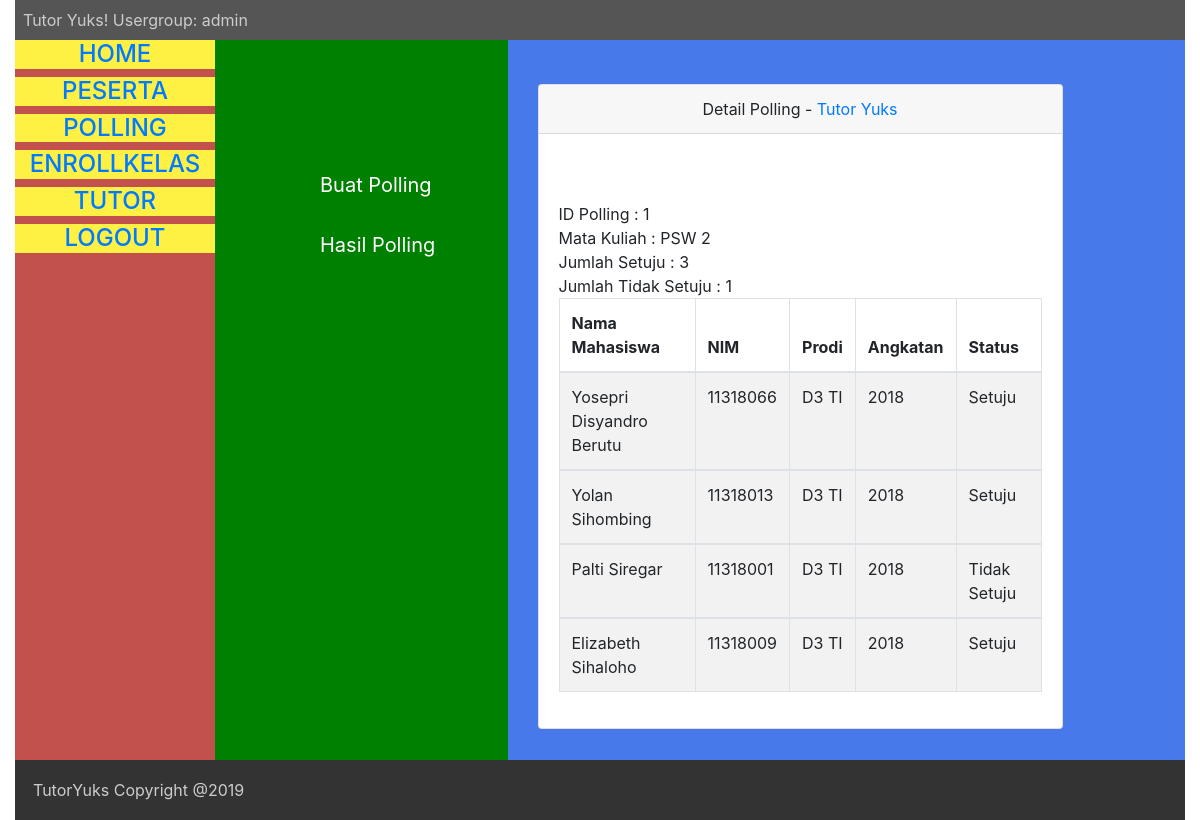
The page /admin/detailPolling.php?id=1 (signed in) on the database its author committed.
### tables this page shows
CREATE TABLE `polling_mahasiswa` (
  `polling_id` int(10) unsigned NOT NULL,
  `mahasiswa_id` int(11) NOT NULL,
  `status` int(11) DEFAULT '0',
  PRIMARY KEY (`polling_id`,`mahasiswa_id`)
);

CREATE TABLE `mahasiswa` (
  `NIM` char(10) DEFAULT NULL,
  `nama` varchar(100) NOT NULL,
  `prodi` varchar(50) NOT NULL,
  `username` char(10) DEFAULT NULL,
  `password` varchar(50) DEFAULT NULL,
  `role` char(10) DEFAULT NULL,
  `gbr` blob,
  `id` int(11) NOT NULL AUTO_INCREMENT,
  `angkatan` char(10) DEFAULT NULL,
  PRIMARY KEY (`id`)
);

### admin/proses/function/functions.php (called while the page is built, shortened)
<?php
	$conn = mysqli_connect(DB_HOST, DB_USER, DB_PASS, DB_NAME);
	function exeQuery($query){
		global $conn;
		$stat = mysqli_query($conn, $query);
		return $stat;
	}
	function getPesertaPolling($idp){
		$sql = "SELECT  m.nama AS nama, m.NIM AS nim, m.prodi AS prodi, m.angkatan AS angkatan, p.status AS status
			FROM polling_mahasiswa p
			INNER JOIN mahasiswa m
			ON m.id=p.mahasiswa_id
			WHERE p.polling_id = '$idp'";
		$hasil = exeQuery($sql);
		return $hasil;
	}
?>

### admin/detailPolling.php (the view, shortened to what this page needs)
<?php
require_once "header.php";
include_once "proses/function/functions.php";
?>
	  				<div class="col-sm-3" style="background-color: green;">
	  						<div style="margin-top: 130px;font-size: 20px;margin-left: 90px;">
	  								<a href="polling.php" style="color: white;">Buat Polling</a>
								</div>
	  						<div style="margin-top :30px;font-size: 20px;margin-left: 90px;">
	  								<a href="listpolling.php" style="color: white;">Hasil Polling</a>
	  							</div>
	  				</div>
	  				<div class="col-sm-6">
	  				<br/>
 <div class="container">
            <div class="card mt-1">
                <div class="card-header text-center">
                    Detail Polling - <a href="#" target="_blank">Tutor Yuks</a>
                </div>
                <div class="card-body">
                    <br/>
                    <br/>
                    <table class="table table-bordered table-hover table-striped">
                        <thead>
                            <tr>
                                <th>Nama Mahasiswa</th>
                                <th>NIM</th>
                                <th>Prodi</th>
                                <th>Angkatan</th>
                                <th>Status</th>
                            </tr>
                        </thead>
                        <?php
                        $peserta = getPesertaPolling($_GET['id']); $count_setuju = 0; $count_tidak =0;
                            while ($data = mysqli_fetch_array($peserta, MYSQLI_ASSOC)) {
                        ?>
                        <tbody>
                            <tr>
                                <td><?=$data['nama']?></td>
                                <td><?=$data['nim']?></td>
                                <td><?=$data['prodi']?></td>
                                <td><?=$data['angkatan']?></td>
                                <td><?php
                                    if ($data['status'] == 1) {
                                        echo "Setuju";
                                    }
                                    else {
                                        echo "Tidak Setuju";
                                    }
                                ?>
                                </td>
                            </tr>
                        </tbody>
                        <?php
                        }
                        ?>
                    </table>
                </div>
            </div>
        </div>
	  				</div>
<?php
require_once "footer.php";
?>

### css/style.css (style rules this page uses)
.container { padding: 16px; }

### rows shown on the page
polling_mahasiswa: mahasiswa.nama "Yosepri Disyandro Berutu", mahasiswa.NIM "11318066", mahasiswa.prodi "D3 TI", mahasiswa.angkatan "2018", status "Setuju"
polling_mahasiswa: mahasiswa.nama "Yolan Sihombing", mahasiswa.NIM "11318013", mahasiswa.prodi "D3 TI", mahasiswa.angkatan "2018", status "Setuju"
polling_mahasiswa: mahasiswa.nama "Palti Siregar", mahasiswa.NIM "11318001", mahasiswa.prodi "D3 TI", mahasiswa.angkatan "2018", status "Tidak Setuju"
polling_mahasiswa: mahasiswa.nama "Elizabeth Sihaloho", mahasiswa.NIM "11318009", mahasiswa.prodi "D3 TI", mahasiswa.angkatan "2018", status "Setuju"

### other values the page prints
$_SESSION['role'] "admin"
